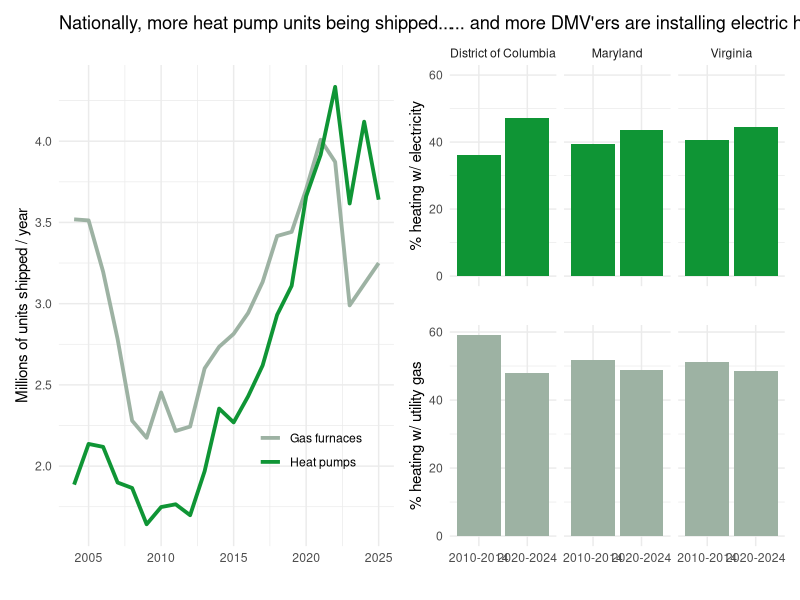

Write R code to recreate this figure.



# load libraries
library(dplyr)
library(ggplot2)
library(here)
library(patchwork)

# set working directory to folder file is in
setwd(here::here())

# create a vector with the DMV metro area counties:
dmv_counties <-
  c(
  "Alexandria city, Virginia",
  "Arlington County, Virginia", 
  "Charles County, Maryland",
  "Clarke County, Virginia",
  "Culpeper County, Virginia",
  "Fairfax County, Virginia", "Fairfax city, Virginia",
  "Falls Church city, Virginia",
  "Fauquier County, Virginia",
  "Fredericksburg city, Virginia",
  "Frederick County, Maryland",
  "Loudoun County, Virginia",
  "Madison County, Virginia",
  "Manassas Park city, Virginia", "Manassas city, Virginia",
  "Montgomery County, Maryland",
  "Prince George's County, Maryland",
  "Prince William County, Virginia",
  "Rappahannock County, Virginia",
  "Spotsylvania County, Virginia",
  "Stafford County, Virginia",
  "Warren County, Virginia",
  "District of Columbia, District of Columbia"
)

# load csv files for the 2020-2024 and 2010-2014 5-year ACS, then
# subset to the counties in the DMV metro area:
# https://en.wikipedia.org/wiki/Washington_metropolitan_area, then
# select only variables we need (see code book for variable names), then
# calculate and rename key variables
df14 <- 
  read.csv(file = "nhgis0105_csv/nhgis0105_ds207_20145_county.csv") %>%
  select(
    YEAR, STUSAB, STATE, COUNTY, NAME_E, starts_with("ABZ")
  ) %>%
  filter(NAME_E %in% dmv_counties) %>%
  group_by(YEAR, STATE) %>%
  reframe(
    n_utility_gas = sum(ABZEE003 + ABZEE013),
    n_elec_or_sol = sum(ABZEE005 + ABZEE009 + ABZEE015 + ABZEE019),
    n_tot         = sum(ABZEE001),
    pct_gas       = n_utility_gas / n_tot * 100,
    pct_elec      = n_elec_or_sol / n_tot * 100
  ) 

df24 <- 
  read.csv(file = "nhgis0105_csv/nhgis0105_ds273_20245_county.csv") %>%
  select(
    YEAR, STUSAB, STATE, NAME_E, starts_with("AVF")
  ) %>%
  filter(NAME_E %in% dmv_counties) %>%
  group_by(YEAR, STATE) %>%
  reframe(
    n_utility_gas = sum(AVF5E003 + AVF5E013),
    n_elec_or_sol = sum(AVF5E005 + AVF5E009 + AVF5E015 + AVF5E019),
    n_tot         = sum(AVF5E001),
    pct_gas       = n_utility_gas / n_tot * 100,
    pct_elec      = n_elec_or_sol / n_tot * 100
  )

# bind the two data sets into one:
df <- bind_rows(df14, df24)

# load the AHRI data, downloaded from the Rocky Mountain Inst.
# https://rmi.org/insight/tracking-the-heat-pump-water-heater-market-in-the-united-states/
# this shows the annual # of units shipped (in millions of units), from 2004 to 2025
ahri <- 
  read.csv("ahri_data.csv") %>%
  tidyr::pivot_longer(cols = c("Gas.Furnaces", "Heat.Pumps")) %>%
  mutate(name = ifelse(name=="Heat.Pumps", "Heat pumps", "Gas furnaces"))
  

# plot bar charts!
p3 <-
  ggplot(ahri, aes(x=Year)) +
  geom_line(aes(y=value, color=name), linewidth = 1.3) +
  theme_minimal() +
  theme(
    legend.position = c(.75, .2),
    legend.title = element_blank()
  ) +
  scale_color_manual(values = c("Gas furnaces" = "#9db2a3", 
                                "Heat pumps" = "#0f9535")) +
  xlab('') +
  ylab('Millions of units shipped / year') +
  ggtitle("Nationally, more heat pump units being shipped...")


p1 <-
  ggplot(df) +
  geom_bar(
    aes(y=pct_elec, x=YEAR), 
    stat="identity", position="dodge", fill="#0f9535") +
  facet_wrap(~STATE) +
  theme_minimal() +
  ylab("% heating w/ electricity") + 
  xlab("") +
  ylim(c(0, 60)) +
  theme(axis.text.x = element_blank()) +
  ggtitle("... and more DMV'ers are installing electric heat pumps")

p2 <-
  ggplot(df) +
  geom_bar(
    aes(y=pct_gas, x=YEAR), 
    stat="identity", position="dodge", fill="#9db2a3") +
  facet_wrap(~STATE) +
  theme_minimal() +
  ylab("% heating w/ utility gas") + 
  xlab("") +
  theme(
    strip.background = element_blank(),
    strip.text.x = element_blank()
  )


  

p3 + p1 / p2
